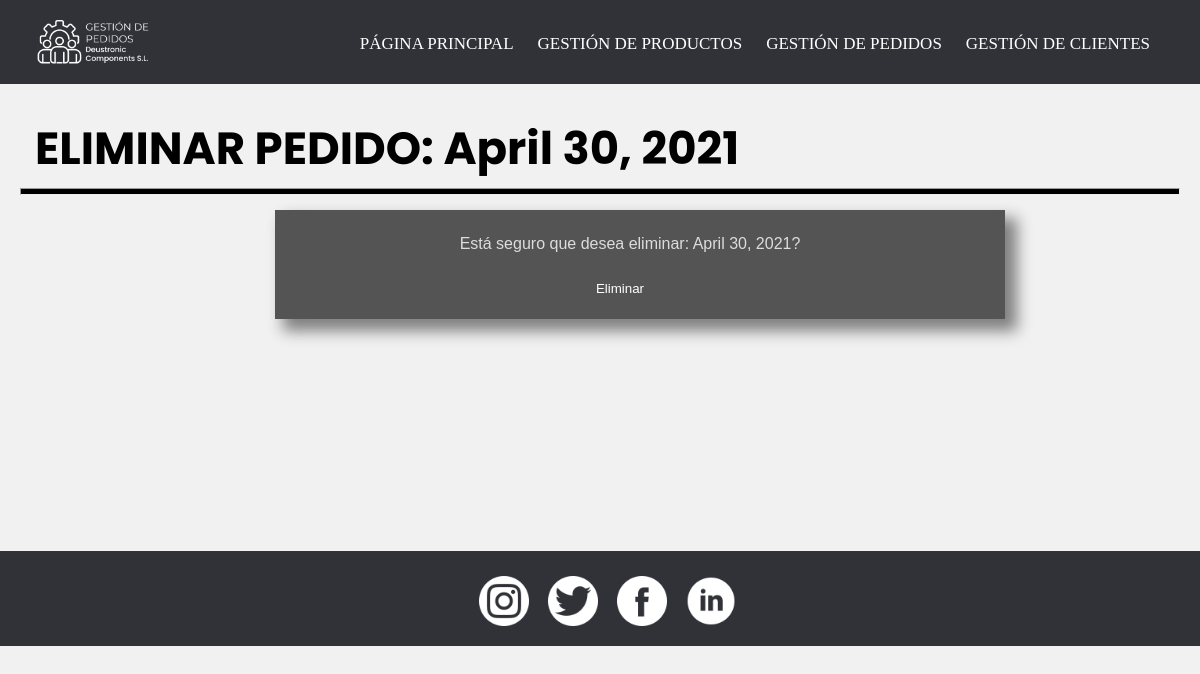
The page /gestionDePedidos/eliminarPedido/1/ on the database as committed earlier.
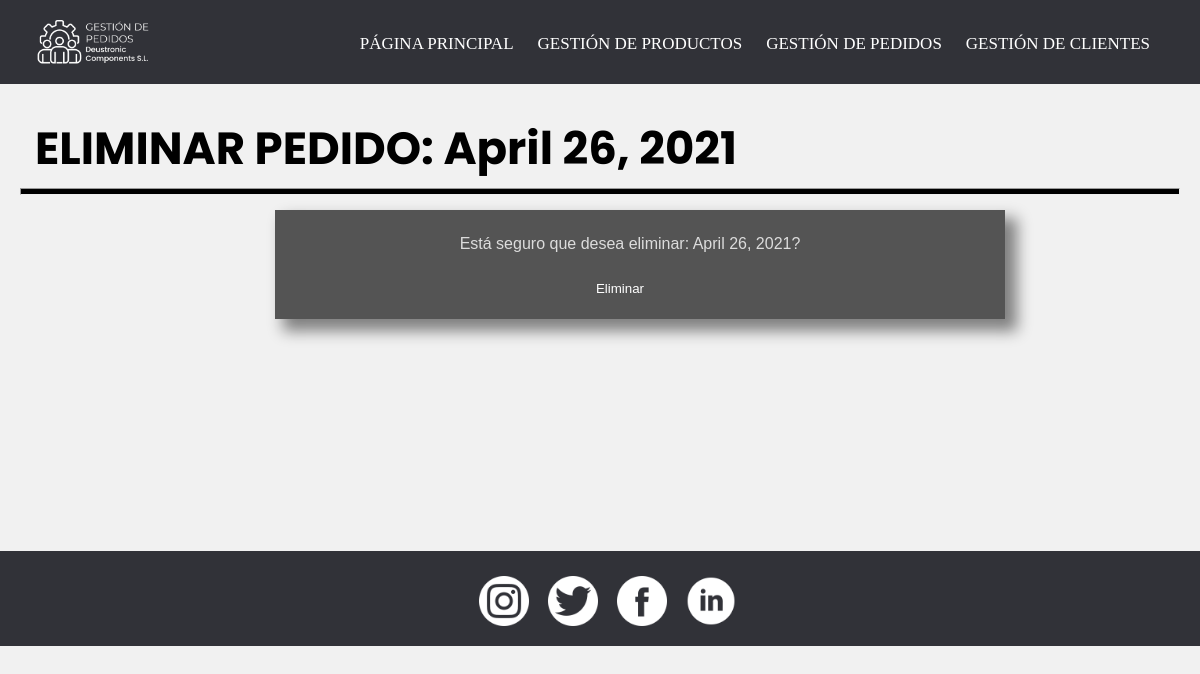
The same page on the database as committed later.
### appGestionDePedidos/models.py (models this page shows, shortened)
class Pedido(models.Model):
    fecha = models.DateField()
    precioTotal = models.IntegerField()
    cliente = models.ForeignKey(Cliente, on_delete=models.CASCADE) #para la recacion 1-n con cliente
    productos = models.ManyToManyField(Producto, through = 'Compone')#esto nos crea la tabla intermedia de la n-m invisible de pedido-producto

### appGestionDePedidos/views.py (the view)
# urls.py: path('eliminarPedido/<int:pk>/', EliminarPedido.as_view(), name = 'eliminarPedido'),
class EliminarPedido(DeleteView):
        model = Pedido
        template_name = 'eliminarPedido.html'
        success_url = reverse_lazy('pagPrincipal')

### appGestionDePedidos/templates/eliminarPedido.html (shortened to what this page needs)
{% extends "base.html" %}
{% load static %}
{% block content %}
    <header>
        <h2 class="pagSecundarias">ELIMINAR PEDIDO: {{ pedido.fecha }}</h2>
        <hr>
    </header>
    <div class = "formularios">
        <form method="POST" action=".">
            <p>Está seguro que desea eliminar: {{ pedido.fecha }}?</p>
            <input type="submit" value="Eliminar">
        </form>
    </div>
{% endblock %}

Rows that differ between the two databases and show on the page:
changed Pedido: fecha "April 30, 2021" → "April 26, 2021"
